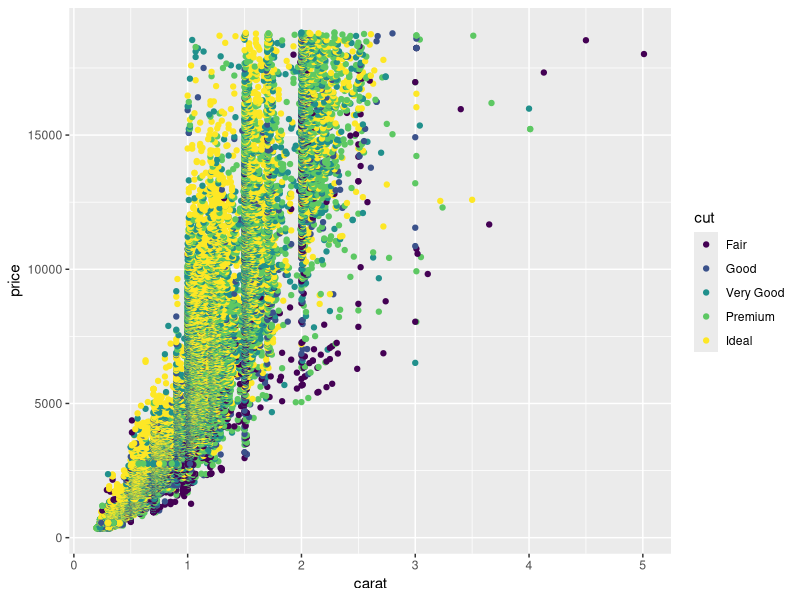
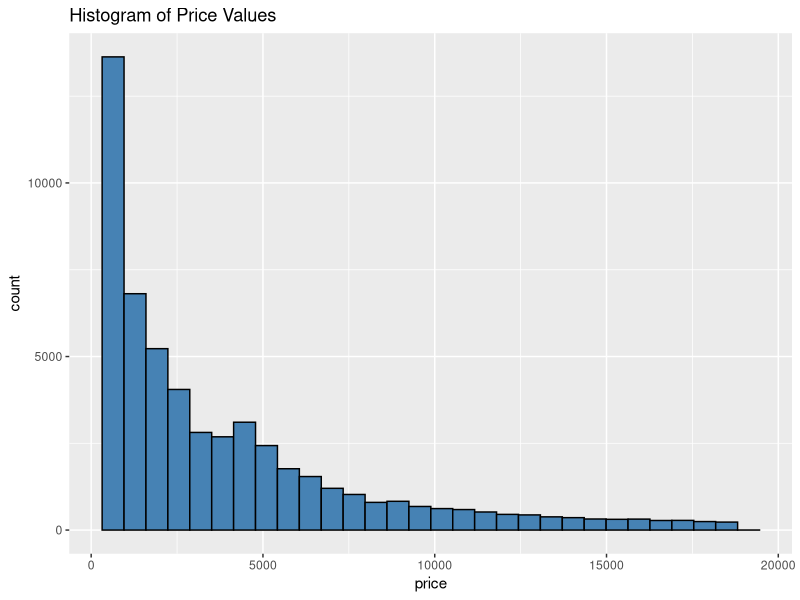
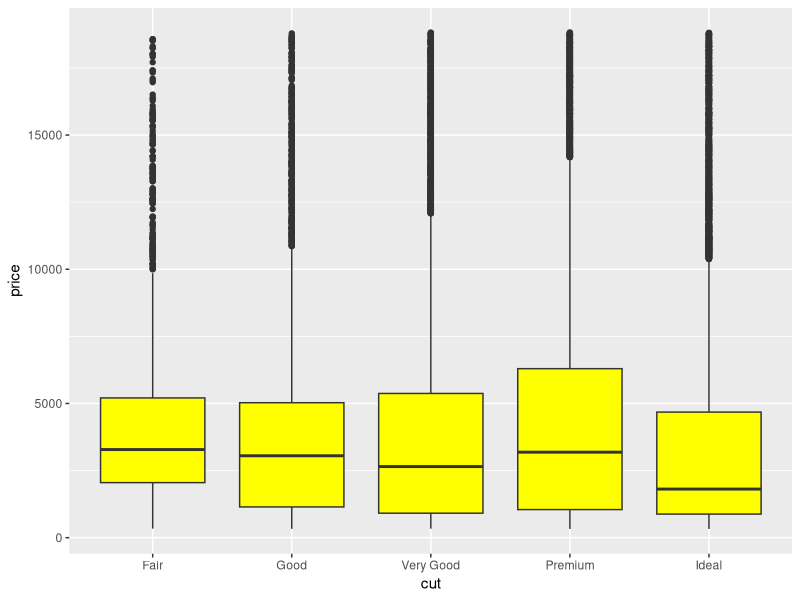

R code for these plots, in order:
#package used for data analysis and manipulation package used to transform the and present the data
install.packages("tidyverse")
library(tidyverse)
#load the Dataset
data("diamonds")
#viewing the few rows of dataset
head(diamonds)
#summarizing the dataset I.E, describing its central tendancies
summary(diamonds)
#looking for the dimensions in the data
dim(diamonds)
#visluazing the data, First using scatter plot,carat vs price, AES()
ggplot(data=diamonds ,aes(x=carat,y=price,color=cut))+
geom_point()
#here we get to see if ideal cuts in diamonds get higher price.
#creating the histogram of price distribution
#create histogram of values for price
ggplot(data=diamonds, aes(x=price)) +
  geom_histogram(fill="steelblue", color="black") +
  ggtitle("Histogram of Price Values")
#create wisk plot of diamonds and price
ggplot(data=diamonds,aes(x=cut,y=price))+
  geom_boxplot(fill="yellow")
#creating the correlation of matrix
round(cor(diamonds[c("carat","depth","table","price","x","y","z")]),2)
#identifying the null values using sapply()to return result in form of array
sapply(diamonds,function(x)sum(is.na(x)))
